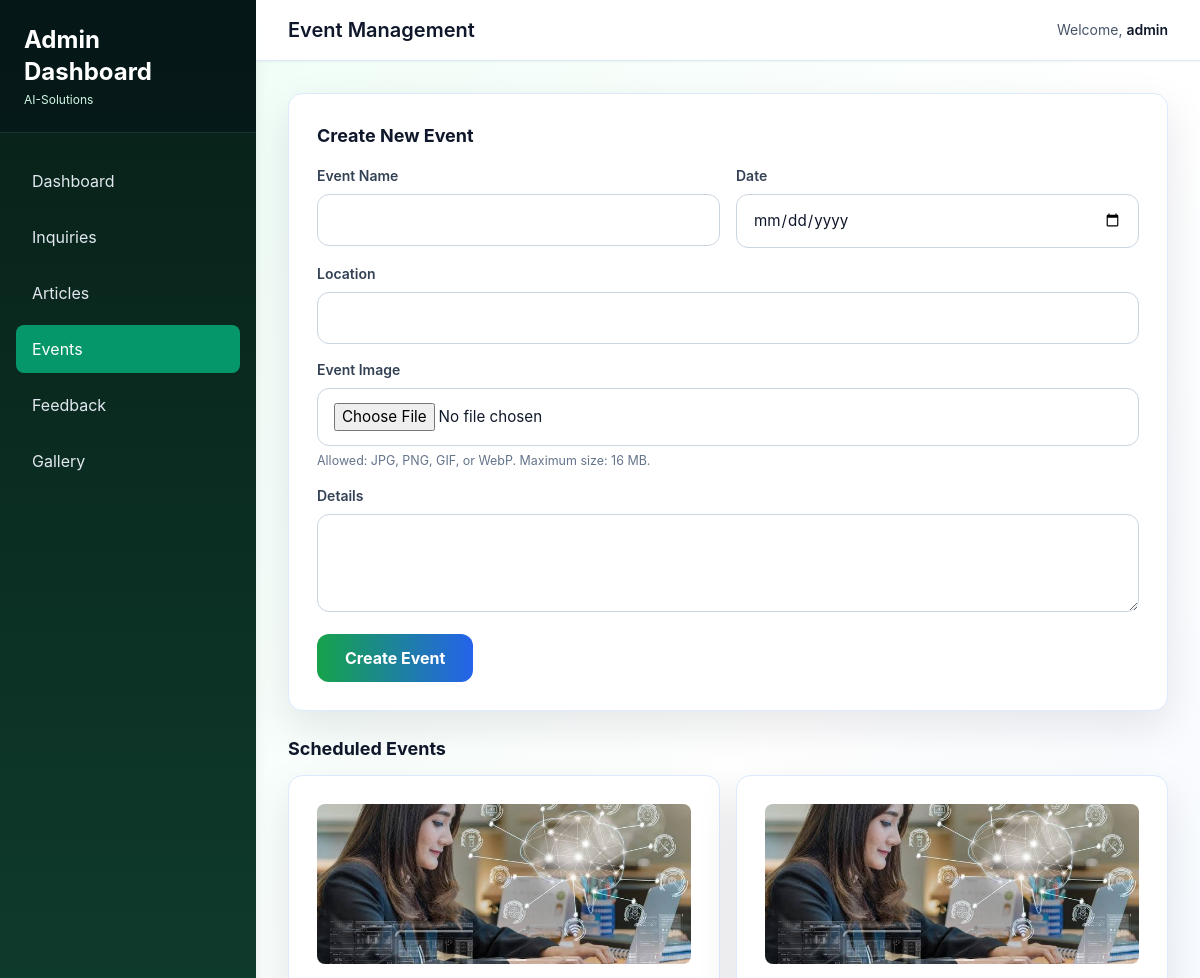
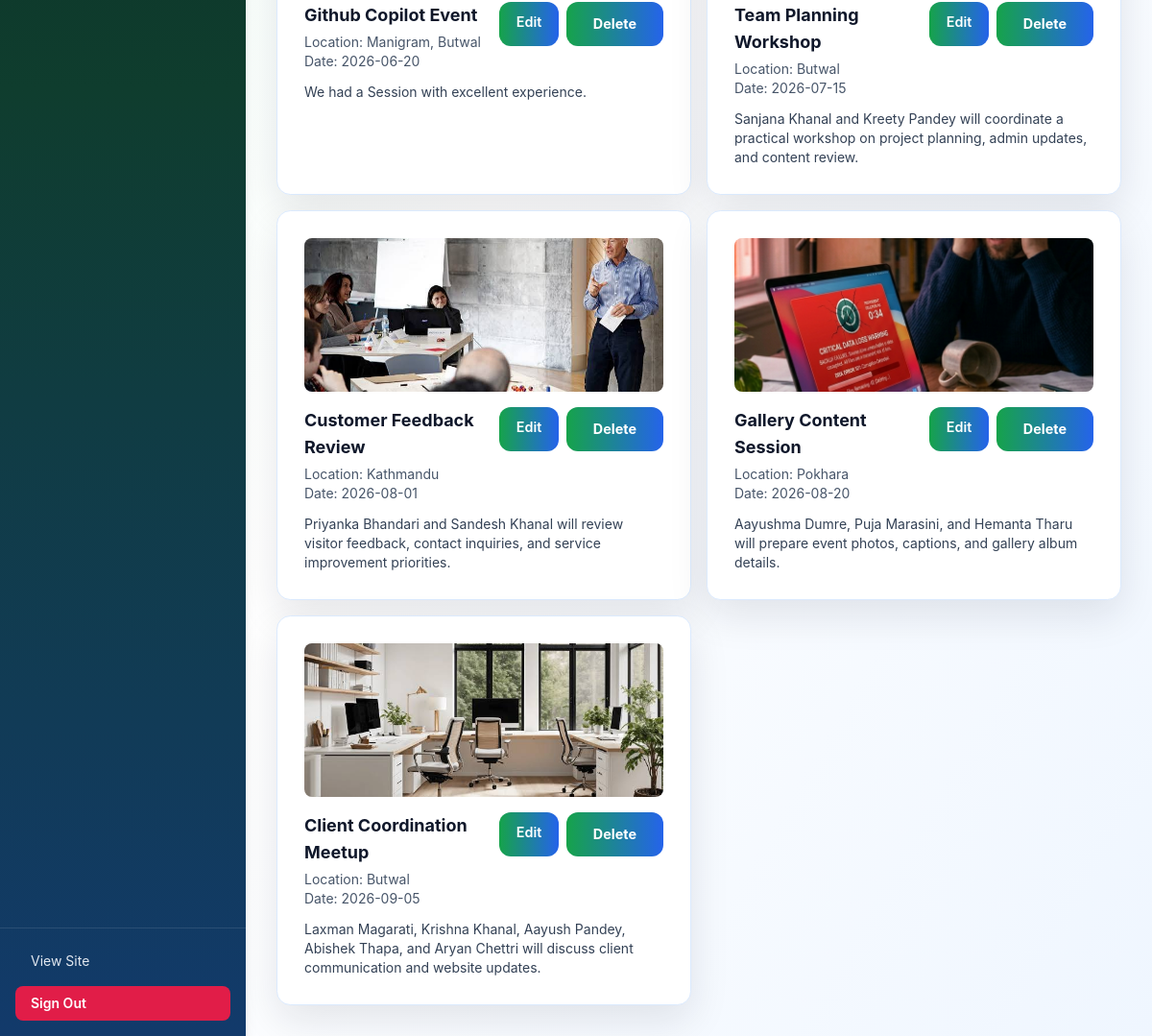
/admin/events (signed in), run on the app's committed database (2 pictures, top to bottom).
### models/__init__.py (models this page shows)
class Event(db.Model):
    __tablename__ = "events"
    id = db.Column(db.Integer, primary_key=True)
    name = db.Column(db.String(180), nullable=False)
    location = db.Column(db.String(200), nullable=False)
    date = db.Column(db.String(80), nullable=False)
    details = db.Column(db.Text, nullable=True)
    image_filename = db.Column(db.String(200), nullable=True)
    created_at = db.Column(db.DateTime, default=lambda: datetime.now(UTC))
    gallery_items = db.relationship(
        "GalleryItem",
        back_populates="event",
        cascade="all, delete-orphan",
        order_by="GalleryItem.created_at.desc()",
    )

### routes/admin.py (the view, shortened to what this page needs)
@admin_bp.route("/events", methods=["GET", "POST"])
@login_required
def manage_events():
    events = Event.query.order_by(Event.date).all()
    return render_template("admin/events.html", events=events)

### routes/admin.py (called while the page is built)
def login_required(view):
    @wraps(view)
    def wrapped_view(**kwargs):
        if not session.get("admin_authenticated"):
            flash("Please sign in to access the admin dashboard.", "warning")
            return redirect(url_for("admin.login"))
        return view(**kwargs)
    wrapped_view.__name__ = view.__name__
    return wrapped_view

### templates/admin/events.html (shortened to what this page needs)
{% extends 'admin_base.html' %}
{% block page_title %}Event Management{% endblock %}
{% block content %}
<div class="space-y-6">
    <div class="admin-card">
        <h3 class="text-lg font-bold text-slate-900 mb-4">Create New Event</h3>
        <form method="post" enctype="multipart/form-data" class="space-y-4" data-live-validate>
            <div class="grid grid-cols-1 md:grid-cols-2 gap-4">
                <div>
                    <label class="block text-sm font-semibold text-slate-700 mb-2">Event Name</label>
                    <input type="text" name="name" class="w-full" required maxlength="160" />
                </div>
                <div>
                    <label class="block text-sm font-semibold text-slate-700 mb-2">Date</label>
                    <input type="date" name="date" class="w-full" required />
                </div>
            </div>
            <div>
                <label class="block text-sm font-semibold text-slate-700 mb-2">Location</label>
                <input type="text" name="location" class="w-full" required maxlength="160" />
            </div>
            <div>
                <label class="block text-sm font-semibold text-slate-700 mb-2">Event Image</label>
                <input type="file" name="image" accept="image/jpeg,image/png,image/gif,image/webp" class="w-full" data-max-size-mb="16" />
                <p class="field-hint">Allowed: JPG, PNG, GIF, or WebP. Maximum size: 16 MB.</p>
            </div>
            <div>
                <label class="block text-sm font-semibold text-slate-700 mb-2">Details</label>
                <textarea name="details" class="w-full" rows="4" maxlength="1200"></textarea>
            </div>
            <button type="submit" class="px-6 py-3 bg-gradient-to-r from-emerald-500 to-blue-600 text-white rounded-lg hover:shadow-lg font-semibold">Create Event</button>
        </form>
    </div>
    <div class="space-y-3">
        <h3 class="text-lg font-bold text-slate-900">Scheduled Events</h3>
        <div class="grid grid-cols-1 md:grid-cols-2 gap-4">
            {% for event in events %}
            <div class="admin-card">
                {% if event.image_filename %}
                <img src="{{ uploaded_file_url(event.image_filename) }}" alt="{{ event.name }}" class="w-full h-40 object-cover rounded-lg mb-4" />
                {% endif %}
                <div class="flex flex-col md:flex-row md:items-start md:justify-between gap-3 mb-3">
                    <div>
                        <h4 class="text-lg font-bold text-slate-900">{{ event.name }}</h4>
                        <p class="text-sm text-slate-600 mt-1">Location: {{ event.location }}</p>
                        <p class="text-sm text-slate-600">Date: {{ event.date }}</p>
                    </div>
                    <div class="flex gap-2">
                        <a href="{{ url_for('admin.edit_event', event_id=event.id) }}" class="btn-edit">Edit</a>
                        <form method="post" action="{{ url_for('admin.delete_event', event_id=event.id) }}" style="display:inline;" onsubmit="return confirm('Delete this event?');">
                            <button type="submit" class="btn-delete">Delete</button>
                        </form>
                    </div>
                </div>
                <p class="text-sm text-slate-700">{{ event.details }}</p>
            </div>
            {% else %}
            <div class="col-span-full admin-card text-center py-12">
                <p class="text-slate-600">No events scheduled yet.</p>
            </div>
            {% endfor %}
        </div>
    </div>
</div>
{% endblock %}

### static/css/admin.css (style rules this page uses)
:root { --admin-green: #16a34a; --admin-green-dark: #166534; --admin-blue: #2563eb; --admin-ink: #0f172a; --admin-muted: #475569; --admin-line: #dbeafe; --admin-bg: #f4fbf8; --admin-card: #ffffff; }
body { font-family: -apple-system, BlinkMacSystemFont, "Segoe UI", Roboto, "Helvetica Neue", Arial, sans-serif; color: var(--admin-ink); background: radial-gradient(circle at top left, rgba(34, 197, 94, 0.14), transparent 26%), radial-gradient(circle at bottom right, rgba(37, 99, 235, 0.12), transparent 24%), linear-gradient(135deg, #f8fffb 0%, #eef7ff 100%); }
button, input, select, textarea { font: inherit; }
* { transition: background-color 150ms ease, border-color 150ms ease, color 150ms ease, box-shadow 150ms ease; }
.text-slate-900 { color: var(--admin-ink) !important; }
.text-slate-700 { color: #334155 !important; }
.text-slate-600 { color: var(--admin-muted) !important; }
.admin-card { background: var(--admin-card); border: 1px solid var(--admin-line); border-radius: 0.9rem; box-shadow: 0 16px 42px rgba(15, 23, 42, 0.10); padding: 1.75rem; }
input[type="text"], input[type="email"], input[type="date"], input[type="password"], input[type="number"], input[type="file"], textarea, select { width: 100%; background: #ffffff; border: 1px solid #cbd5e1; border-radius: 0.75rem; padding: 0.85rem 1rem; font-size: 0.95rem; color: var(--admin-ink); }
button[type="submit"] { background: linear-gradient(90deg, var(--admin-green), var(--admin-blue)); color: white; border: none; padding: 0.75rem 1.75rem; border-radius: 0.75rem; font-weight: 700; cursor: pointer; }
.btn-edit { background: linear-gradient(90deg, var(--admin-green), var(--admin-blue)); color: white; padding: 0.6rem 1.1rem; border-radius: 0.75rem; border: none; font-size: 0.9rem; font-weight: 600; cursor: pointer; }
.btn-delete { background: #fee2e2; color: #b91c1c; padding: 0.6rem 1.1rem; border-radius: 0.75rem; border: 1px solid #fecaca; font-size: 0.9rem; font-weight: 600; cursor: pointer; }
.grid-cols-1 { grid-template-columns: repeat(1, minmax(0, 1fr)); }
.field-hint { color: #64748b; font-size: 0.78rem; margin-top: 0.35rem; }

### data on the page
Event: image_filename (picture), name "Github Copilot Event", location "Manigram, Butwal", date "2026-06-20", details "We had a Session with excellent experience."
Event: image_filename (picture), name "Team Planning Workshop", location "Butwal", date "2026-07-15", details "Sanjana Khanal and Kreety Pandey will coordinate a practical workshop on project planning, admin updates, and content review."
Event: image_filename (picture), name "Customer Feedback Review", location "Kathmandu", date "2026-08-01", details "Priyanka Bhandari and Sandesh Khanal will review visitor feedback, contact inquiries, and service improvement priorities."
Event: image_filename (picture), name "Gallery Content Session", location "Pokhara", date "2026-08-20", details "Aayushma Dumre, Puja Marasini, and Hemanta Tharu will prepare event photos, captions, and gallery album details."
Event: image_filename (picture), name "Client Coordination Meetup", location "Butwal", date "2026-09-05", details "Laxman Magarati, Krishna Khanal, Aayush Pandey, Abishek Thapa, and Aryan Chettri will discuss client communication and website updates."

### other printed values
{{ session.get('admin_username', 'Admin') }} "admin"
